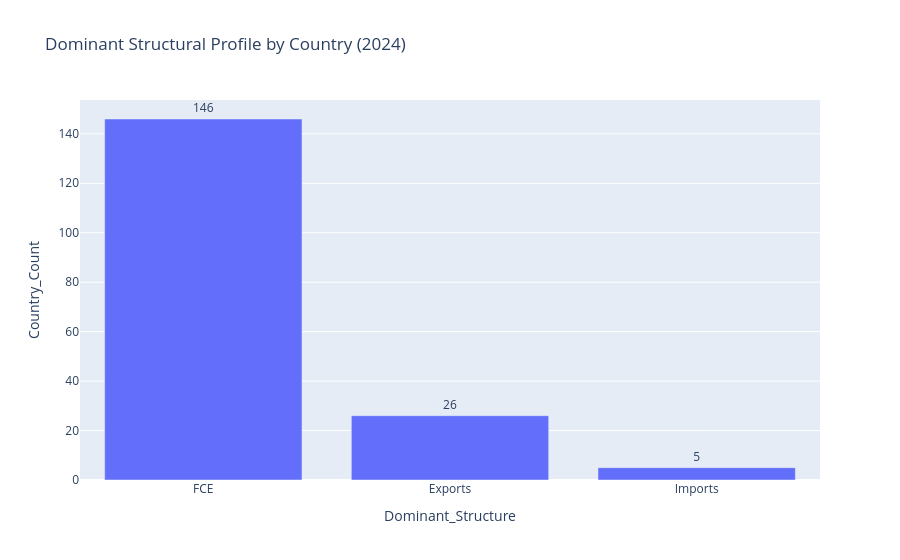

Notebook code cell kept with this figure:
### Code cell
# ---------------------------------------------
# Dominant structure counts
# ---------------------------------------------
dominant_counts = struct_2024["Dominant_Structure"].value_counts().reset_index()
dominant_counts.columns = ["Dominant_Structure", "Country_Count"]

fig = px.bar(
    dominant_counts,
    x="Dominant_Structure",
    y="Country_Count",
    text="Country_Count",
    title="Dominant Structural Profile by Country (2024)"
)
fig.update_traces(textposition="outside")
fig.show()

### Figure 1 — Plotly figure (JSON) as saved in the notebook; plotly's stock layout.template omitted (floating-point values rounded to 4 significant figures)
{"data": [{"hovertemplate": "Dominant_Structure=%{x}<br>Country_Count=%{text}<extra></extra>", "legendgroup": "", "marker": {"color": "#636efa", "pattern": {"shape": ""}}, "name": "", "orientation": "v", "showlegend": false, "text": [146.0, 26.0, 5.0], "textposition": "outside", "type": "bar", "x": ["FCE", "Exports", "Imports"], "xaxis": "x", "y": [146, 26, 5], "yaxis": "y"}], "layout": {"barmode": "relative", "legend": {"tracegroupgap": 0}, "title": {"text": "Dominant Structural Profile by Country (2024)"}, "xaxis": {"anchor": "y", "domain": [0, 1], "title": {"text": "Dominant_Structure"}}, "yaxis": {"anchor": "x", "domain": [0, 1], "title": {"text": "Country_Count"}}}}
